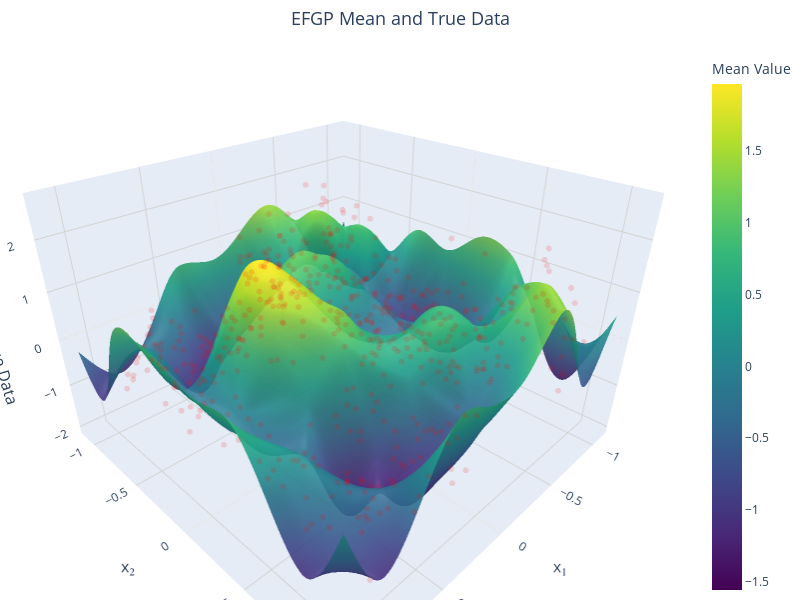

Write notebook code for a chart like this one.
### Code cell
# add plot of fit and true function

if d == 2:

    import plotly.graph_objects as go
    import numpy as np
    from scipy.interpolate import griddata

    # --- Prepare Data for Plotting ---
    # Extract x1, x2 coordinates and mean values from tensors
    x1 = x_new[:, 0].cpu().numpy()
    x2 = x_new[:, 1].cpu().numpy()
    mean_values = mean.cpu().numpy()

    # Create a grid for the surface plot
    x1_grid = np.linspace(x1.min(), x1.max(), 100)
    x2_grid = np.linspace(x2.min(), x2.max(), 100)
    X1, X2 = np.meshgrid(x1_grid, x2_grid)

    # Interpolate mean values onto the grid for smooth surface visualization
    mean_surface = griddata(
        points=(x1, x2), 
        values=mean_values, 
        xi=(X1, X2), 
        method='cubic'
    )

    # --- Create Interactive 3D Plot ---
    fig = go.Figure()

    # Add the mean surface with transparency
    fig.add_trace(go.Surface(
        z=mean_surface,
        x=X1,
        y=X2,
        colorscale='Viridis',
        opacity=0.9,  # Increased opacity for better visibility
        name='EFGP Mean',
        colorbar=dict(
            title=dict(
                text="Mean Value",
                font=dict(size=14)
            ),
            tickfont=dict(size=12)
        )
    ))

    # Add scatter points for the true data with much higher transparency
    # Sample only a subset of points to reduce clutter
    sample_size = min(500, len(x))  # Limit to 500 points max
    indices = np.random.choice(len(x), sample_size, replace=False)
    
    fig.add_trace(go.Scatter3d(
        x=x[indices, 0].cpu().numpy(),
        y=x[indices, 1].cpu().numpy(),
        z=y[indices].cpu().numpy(),
        mode='markers',
        marker=dict(
            size=2,  # Even smaller scatter points
            color='red',
            opacity=0.15,  # Much higher transparency
            symbol='circle'
        ),
        name='True Data (Sample)'
    ))

    # --- Update Layout for Better Visualization ---
    fig.update_layout(
        scene=dict(
            aspectmode='manual',
            aspectratio=dict(x=1.5, y=1.5, z=1), # Make x and y dimensions wider relative to z
            xaxis=dict(
                title=dict(
                    text='x₁',
                    font=dict(size=16)
                ),
                tickfont=dict(size=12),
                showgrid=True,
                gridcolor='lightgray'
            ),
            yaxis=dict(
                title=dict(
                    text='x₂',
                    font=dict(size=16)
                ),
                tickfont=dict(size=12),
                showgrid=True,
                gridcolor='lightgray'
            ),
            zaxis=dict(
                title=dict(
                    text='Mean/True Data',
                    font=dict(size=16)
                ),
                tickfont=dict(size=12),
                showgrid=True,
                gridcolor='lightgray'
            ),
            camera=dict(
                eye=dict(x=1.5, y=1.5, z=1.2)  # Adjusted camera angle for better view
            )
        ),
        title=dict(
            text='EFGP Mean and True Data',
            font=dict(size=18),
            x=0.5,  # Center the title
            xanchor='center'
        ),
        legend=dict(
            x=0.8,
            y=0.9,
            font=dict(size=12),
            bgcolor='rgba(255, 255, 255, 0.8)',  # Add a semi-transparent background
            bordercolor='black',
            borderwidth=1
        ),
        margin=dict(l=0, r=0, t=50, b=0),  # Reduce margins for a cleaner look
        width=800,  # Increase figure width
        height=600   # Increase figure height
    )

    # Display the plot
    fig.show()

### Figure 1 — Plotly figure (JSON) as saved in the notebook; plotly's stock layout.template omitted (floating-point values rounded to 4 significant figures; data arrays with more than 128 entries replaced by an {"elided": "..."} marker saying what was removed)
{"data": [{"colorbar": {"tickfont": {"size": 12}, "title": {"font": {"size": 14}, "text": "Mean Value"}}, "colorscale": [[0, "#440154"], [0.1111, "#482878"], [0.2222, "#3e4989"], [0.3333, "#31688e"], [0.4444, "#26828e"], [0.5556, "#1f9e89"], [0.6667, "#35b779"], [0.7778, "#6ece58"], [0.8889, "#b5de2b"], [1, "#fde725"]], "name": "EFGP Mean", "opacity": 0.9, "type": "surface", "x": {"elided": "100x100 float values"}, "y": {"elided": "100x100 float values"}, "z": {"elided": "100x100 float values"}}, {"marker": {"color": "red", "opacity": 0.15, "size": 2, "symbol": "circle"}, "mode": "markers", "name": "True Data (Sample)", "type": "scatter3d", "x": {"elided": "500 float values"}, "y": {"elided": "500 float values"}, "z": {"elided": "500 float values"}}], "layout": {"height": 600, "legend": {"bgcolor": "rgba(255, 255, 255, 0.8)", "bordercolor": "black", "borderwidth": 1, "font": {"size": 12}, "x": 0.8, "y": 0.9}, "margin": {"b": 0, "l": 0, "r": 0, "t": 50}, "scene": {"aspectmode": "manual", "aspectratio": {"x": 1.5, "y": 1.5, "z": 1}, "camera": {"eye": {"x": 1.5, "y": 1.5, "z": 1.2}}, "xaxis": {"gridcolor": "lightgray", "showgrid": true, "tickfont": {"size": 12}, "title": {"font": {"size": 16}, "text": "x₁"}}, "yaxis": {"gridcolor": "lightgray", "showgrid": true, "tickfont": {"size": 12}, "title": {"font": {"size": 16}, "text": "x₂"}}, "zaxis": {"gridcolor": "lightgray", "showgrid": true, "tickfont": {"size": 12}, "title": {"font": {"size": 16}, "text": "Mean/True Data"}}}, "title": {"font": {"size": 18}, "text": "EFGP Mean and True Data", "x": 0.5, "xanchor": "center"}, "width": 800}}
